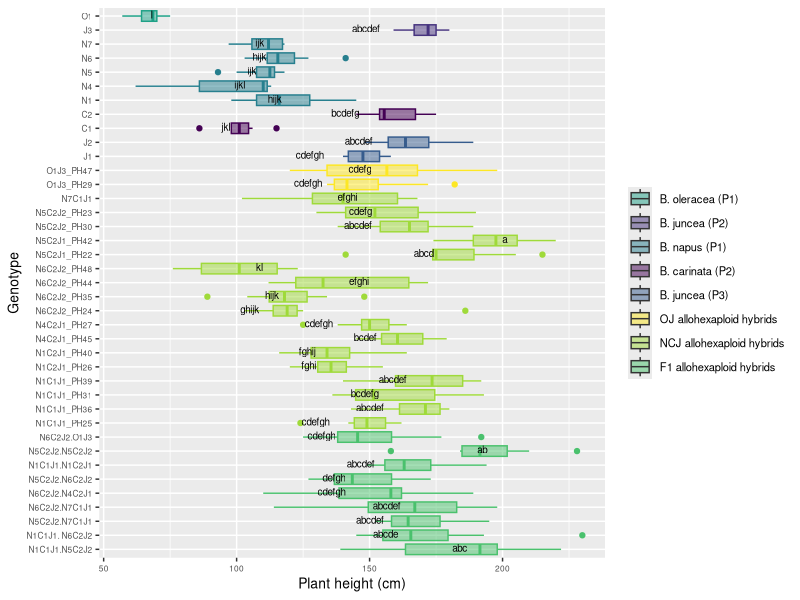

R code for this plot:
# Comparison 2XY: Novel allohexaploids

#load packages 
install.packages("multcompView")
install.packages("viridis")
library(viridisLite)
library(viridis)
library(tidyverse)
library(dplyr)
library(ggplot2)
library(ggpubr)
library(datasets)
library(multcompView)


# vollständige Rohdatentabelle laden ######
getwd()
DATA <- read_csv("EPPN raw data complete 220419.csv")
View(DATA)


#drop first column
DATA = DATA[,2:37]
View(DATA)

#Comparison 2XY	einschließlich JO allohexaploids
# Aim: to determine if the NCJ allohexaploids have more similarity to each other than to their parent genotypes 

#### subsetting #####
#IMPORTANT: N5C2J2.N5C2J1_PH43 has only one parent genotype: N5C2J2 (PH30 and PH23), 
# N5C2J1_PH42 wieder drin

comp_2XY4 <- DATA[DATA$Genotype %in% c("N5", "N6", "N1", "N4", "N7","C1", "C2", "J1", "J2", 
                                      "O1", "J3",
                                      
                                      "N6C2J2_PH24", "N6C2J2_PH35", "N6C2J2_PH44", "N6C2J2_PH48", 
                                     "N5C2J1_PH22", "N5C2J1_PH42", "N5C2J2_PH30", "N5C2J2_PH23", "N1C1J1_PH25", "N1C1J1_PH36", 
                                     "N1C1J1_PH31", "N1C1J1_PH39", "N1C2J1_PH26", "N1C2J1_PH40", "N4C2J1_PH45",
                                     "N4C2J1_PH27", "N7C1J1",
                                     "O1J3_PH29", "O1J3_PH47",	
                                     
                                     "N1C1J1.N5C2J2", "N6C2J2.N7C1J1", "N5C2J2.N7C1J1", "N1C1J1. N6C2J2",
                                     "N5C2J2.N6C2J2","N1C1J1.N1C2J1", "N5C2J2.N5C2J2", "N6C2J2.N4C2J1", "N6C2J2.O1J3"), ]
head(comp_2XY4)
View(comp_2XY4)

#create column giving generation###############################################
#N5C2J1_PH42 wieder drin ######################################################## 
comp_2XY4 <- comp_2XY4 %>%
  mutate(Type = case_when(
  Genotype == "O1" ~ "B. oleracea (P1)",
  Genotype == "J3" ~ "B. juncea (P2)",
  Genotype == "N1" ~ "B. napus (P1)",
  Genotype == "N4" ~ "B. napus (P1)",
  Genotype == "N5" ~ "B. napus (P1)",
  Genotype == "N6" ~ "B. napus (P1)",
  Genotype == "N7" ~ "B. napus (P1)",
  Genotype == "C1" ~ "B. carinata (P2)",
  Genotype == "C2" ~ "B. carinata (P2)",
  Genotype == "J1" ~ "B. juncea (P3)",
  Genotype == "J2" ~ "B. juncea (P3)",
  Genotype == "O1J3_PH29" ~ "OJ allohexaploid hybrids",
  Genotype == "O1J3_PH47" ~ "OJ allohexaploid hybrids",
  Genotype == "N5C2J1_PH22" ~ "NCJ allohexaploid hybrids",
  Genotype == "N5C2J1_PH42" ~ "NCJ allohexaploid hybrids",
  Genotype == "N5C2J2_PH23" ~ "NCJ allohexaploid hybrids",
  Genotype == "N6C2J2_PH24" ~ "NCJ allohexaploid hybrids",
  Genotype == "N1C1J1_PH25" ~ "NCJ allohexaploid hybrids",
  Genotype == "N1C2J1_PH26" ~ "NCJ allohexaploid hybrids",
  Genotype == "N4C2J1_PH27" ~ "NCJ allohexaploid hybrids",
  Genotype == "N5C2J2_PH30" ~ "NCJ allohexaploid hybrids",
  Genotype == "N1C1J1_PH31" ~ "NCJ allohexaploid hybrids",
  Genotype == "N6C2J2_PH35" ~ "NCJ allohexaploid hybrids",
  Genotype == "N1C1J1_PH36" ~ "NCJ allohexaploid hybrids",
  Genotype == "N1C1J1_PH39" ~ "NCJ allohexaploid hybrids",
  Genotype == "N1C2J1_PH40" ~ "NCJ allohexaploid hybrids",
  Genotype == "N6C2J2_PH44" ~ "NCJ allohexaploid hybrids",
  Genotype == "N4C2J1_PH45" ~ "NCJ allohexaploid hybrids",
  Genotype == "N6C2J2_PH48" ~ "NCJ allohexaploid hybrids",
  Genotype == "N7C1J1" ~ "NCJ allohexaploid hybrids",
  Genotype == "N1C1J1.N5C2J2" ~ "F1 allohexaploid hybrids",
  Genotype == "N1C1J1.N1C2J1" ~ "F1 allohexaploid hybrids",
  Genotype == "N5C2J2.N7C1J1" ~ "F1 allohexaploid hybrids",
  Genotype == "N5C2J2.N5C2J2" ~ "F1 allohexaploid hybrids",
  Genotype == "N1C1J1. N6C2J2" ~ "F1 allohexaploid hybrids",
  Genotype == "N5C2J2.N6C2J2" ~ "F1 allohexaploid hybrids",
  Genotype == "N6C2J2.O1J3" ~ "F1 allohexaploid hybrids",
  Genotype == "N6C2J2.N4C2J1" ~ "F1 allohexaploid hybrids",
  Genotype == "N6C2J2.N7C1J1" ~ "F1 allohexaploid hybrids"))
view(comp_2XY4)

# ANOVA, Tukey & Boxplot with CLD according to Rosane Rech##########################################################
# loading the appropriate libraries
library(datasets)

#remove previous objects
rm(anova)
rm(tukey)
rm(cld)
rm(Tk)

# analysis of variance
anova <- aov(plant_height ~ Genotype, data = comp_2XY4)
summary(anova)

# Tukey's test
tukey <- TukeyHSD(anova)
print(tukey)

# compact letter display
cld <- multcompLetters4(anova, tukey)
print(cld)

# table with factors and 3rd quantile
Tk <- group_by(comp_2XY4, Genotype) %>%
  summarise(mean = round(mean(plant_height, na.rm = TRUE), digits = 1), quant = round(quantile(plant_height, probs = 0.75, na.rm = TRUE), digits = 1)) %>%
  arrange(desc(mean)) #WICHTIG: arrange(desc(mean)) muss hier rein!!!

# extracting the compact letter display and adding to the Tk table
cld <- as.data.frame.list(cld$Genotype)
Tk$cld <- cld$Letters
print(Tk) # print dient der Überprüfung: Mittelwerte und Letter code 
# in der gleichen Reihenfolge angeordnet?


#create column giving generation###############################################
#N5C2J1_PH42 wieder drin ########################################################
ANOVA_Tukey_2XY4 <- Tk %>%
  mutate(Type = case_when(
    Genotype == "O1" ~ "B. oleracea (P1)",
    Genotype == "J3" ~ "B. juncea (P2)",
    Genotype == "N1" ~ "B. napus (P1)",
    Genotype == "N4" ~ "B. napus (P1)",
    Genotype == "N5" ~ "B. napus (P1)",
    Genotype == "N6" ~ "B. napus (P1)",
    Genotype == "N7" ~ "B. napus (P1)",
    Genotype == "C1" ~ "B. carinata (P2)",
    Genotype == "C2" ~ "B. carinata (P2)",
    Genotype == "J1" ~ "B. juncea (P3)",
    Genotype == "J2" ~ "B. juncea (P3)",
    Genotype == "O1J3_PH29" ~ "OJ allohexaploid hybrids",
    Genotype == "O1J3_PH47" ~ "OJ allohexaploid hybrids",
    Genotype == "N5C2J1_PH22" ~ "NCJ allohexaploid hybrids",
    Genotype == "N5C2J1_PH42" ~ "NCJ allohexaploid hybrids",
    Genotype == "N5C2J2_PH23" ~ "NCJ allohexaploid hybrids",
    Genotype == "N6C2J2_PH24" ~ "NCJ allohexaploid hybrids",
    Genotype == "N1C1J1_PH25" ~ "NCJ allohexaploid hybrids",
    Genotype == "N1C2J1_PH26" ~ "NCJ allohexaploid hybrids",
    Genotype == "N4C2J1_PH27" ~ "NCJ allohexaploid hybrids",
    Genotype == "N5C2J2_PH30" ~ "NCJ allohexaploid hybrids",
    Genotype == "N1C1J1_PH31" ~ "NCJ allohexaploid hybrids",
    Genotype == "N6C2J2_PH35" ~ "NCJ allohexaploid hybrids",
    Genotype == "N1C1J1_PH36" ~ "NCJ allohexaploid hybrids",
    Genotype == "N1C1J1_PH39" ~ "NCJ allohexaploid hybrids",
    Genotype == "N1C2J1_PH40" ~ "NCJ allohexaploid hybrids",
    Genotype == "N6C2J2_PH44" ~ "NCJ allohexaploid hybrids",
    Genotype == "N4C2J1_PH45" ~ "NCJ allohexaploid hybrids",
    Genotype == "N6C2J2_PH48" ~ "NCJ allohexaploid hybrids",
    Genotype == "N7C1J1" ~ "NCJ allohexaploid hybrids",
    Genotype == "N1C1J1.N5C2J2" ~ "F1 allohexaploid hybrids",
    Genotype == "N1C1J1.N1C2J1" ~ "F1 allohexaploid hybrids",
    Genotype == "N5C2J2.N7C1J1" ~ "F1 allohexaploid hybrids",
    Genotype == "N5C2J2.N5C2J2" ~ "F1 allohexaploid hybrids",
    Genotype == "N1C1J1. N6C2J2" ~ "F1 allohexaploid hybrids",
    Genotype == "N5C2J2.N6C2J2" ~ "F1 allohexaploid hybrids",
    Genotype == "N6C2J2.O1J3" ~ "F1 allohexaploid hybrids",
    Genotype == "N6C2J2.N4C2J1" ~ "F1 allohexaploid hybrids",
    Genotype == "N6C2J2.N7C1J1" ~ "F1 allohexaploid hybrids"))
view(ANOVA_Tukey_2XY4)


# Reorder factor levels in comp_2XY4
comp_2XY4ord <- comp_2XY4                             
comp_2XY4ord$Genotype <- factor(comp_2XY4ord$Genotype,     
                                levels = c("N1C1J1.N5C2J2", "N1C1J1. N6C2J2", 
                                           "N5C2J2.N7C1J1", "N6C2J2.N7C1J1", "N6C2J2.N4C2J1",
                                           "N5C2J2.N6C2J2", "N1C1J1.N1C2J1","N5C2J2.N5C2J2", 
                                           "N6C2J2.O1J3", 
                                             
                                           "N1C1J1_PH25", "N1C1J1_PH36","N1C1J1_PH31", "N1C1J1_PH39", 
                                           "N1C2J1_PH26", "N1C2J1_PH40", "N4C2J1_PH45","N4C2J1_PH27",
                                           "N6C2J2_PH24", "N6C2J2_PH35", "N6C2J2_PH44", "N6C2J2_PH48", 
                                           "N5C2J1_PH22", "N5C2J1_PH42", "N5C2J2_PH30", "N5C2J2_PH23", 
                                           "N7C1J1",
                                           
                                           "O1J3_PH29", "O1J3_PH47",
                                           
                                           "J1", "J2",  
                                           "C1", "C2",  
                                           "N1", "N4", "N5", "N6", "N7",
                                           "J3",
                                           "O1"))

ANOVA_Tukey_2XY4ord <- ANOVA_Tukey_2XY4
ANOVA_Tukey_2XY4ord$Genotype <- factor(ANOVA_Tukey_2XY4ord$Genotype,     
                                  levels = c("N1C1J1.N5C2J2", "N1C1J1. N6C2J2", 
                                             "N5C2J2.N7C1J1", "N6C2J2.N7C1J1", "N6C2J2.N4C2J1",
                                             "N5C2J2.N6C2J2", "N1C1J1.N1C2J1","N5C2J2.N5C2J2", 
                                             "N6C2J2.O1J3", 
                                             
                                             "N1C1J1_PH25", "N1C1J1_PH36","N1C1J1_PH31", "N1C1J1_PH39", 
                                             "N1C2J1_PH26", "N1C2J1_PH40", "N4C2J1_PH45","N4C2J1_PH27",
                                             "N6C2J2_PH24", "N6C2J2_PH35", "N6C2J2_PH44", "N6C2J2_PH48", 
                                             "N5C2J1_PH22", "N5C2J1_PH42", "N5C2J2_PH30", "N5C2J2_PH23", 
                                             "N7C1J1",
                                             
                                             "O1J3_PH29", "O1J3_PH47",
                                             
                                             "J1", "J2",  
                                             "C1", "C2",  
                                             "N1", "N4", "N5", "N6", "N7",
                                             "J3",
                                             "O1"))


#boxplot plant_height 2XY4
ggplot(comp_2XY4ord, aes(Genotype, plant_height, fill = Type, color = Type)) + 
  geom_boxplot() +
  labs(x="Genotype", y="Plant height (cm)") +
  geom_text(data = ANOVA_Tukey_2XY4, aes(x = Genotype, y = quant, label = cld), color = "black", size = 2.5, vjust = 0.3, hjust = 3) +
  coord_flip() +
  theme(axis.title = element_text(size = 14),
        legend.text = element_text(size = 8),
        legend.title= element_blank(),
        axis.title.x = element_text(size = 10),
        axis.title.y = element_text(size = 10),
        axis.text.x = element_text(size = 6),
        axis.text.y = element_text(size = 6)) +
  scale_color_viridis(discrete = TRUE, option = "D", direction = 1, alpha = 1, guide = "none") +  #legend removed by guide = "none" 
  scale_fill_viridis(discrete = TRUE, option = "D", direction = 1, alpha = 0.5,
                     breaks=c("B. oleracea (P1)", "B. juncea (P2)", 
                              "B. napus (P1)", "B. carinata (P2)", "B. juncea (P3)", 
                              "OJ allohexaploid hybrids", "NCJ allohexaploid hybrids", "F1 allohexaploid hybrids"),
                     labels=c("B. oleracea (P1)", "B. juncea (P2)", 
                              "B. napus (P1)", "B. carinata (P2)", "B. juncea (P3)", 
                              "OJ allohexaploid hybrids", "NCJ allohexaploid hybrids", "F1 allohexaploid hybrids")) ##reorder legend labels!
